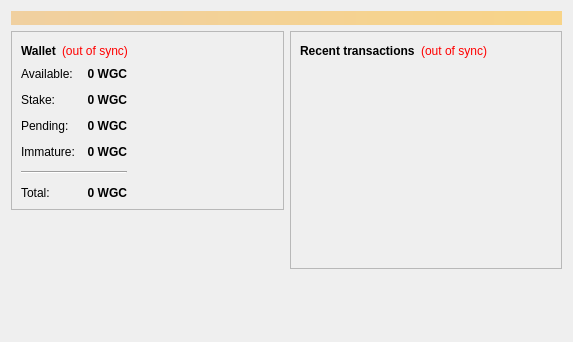
<?xml version="1.0" encoding="UTF-8"?>
<ui version="4.0">
 <class>OverviewPage</class>
 <widget class="QWidget" name="OverviewPage">
  <property name="geometry">
   <rect>
    <x>0</x>
    <y>0</y>
    <width>573</width>
    <height>342</height>
   </rect>
  </property>
  <property name="windowTitle">
   <string>Form</string>
  </property>
  <layout class="QVBoxLayout" name="topLayout">
   <item>
    <widget class="QLabel" name="labelAlerts">
     <property name="visible">
      <bool>false</bool>
     </property>
     <property name="styleSheet">
      <string notr="true">background-color: qlineargradient(x1: 0, y1: 0, x2: 1, y2: 0, stop:0 #F0D0A0, stop:1 #F8D488); color:#000000;</string>
     </property>
     <property name="wordWrap">
      <bool>true</bool>
     </property>
     <property name="margin">
      <number>3</number>
     </property>
    </widget>
   </item>
   <item>
    <layout class="QHBoxLayout" name="horizontalLayout" stretch="1,1">
     <item>
      <layout class="QVBoxLayout" name="verticalLayout_2">
       <item>
        <widget class="QFrame" name="frame">
         <property name="frameShape">
          <enum>QFrame::StyledPanel</enum>
         </property>
         <property name="frameShadow">
          <enum>QFrame::Raised</enum>
         </property>
         <layout class="QVBoxLayout" name="verticalLayout_4">
          <item>
           <layout class="QHBoxLayout" name="horizontalLayout_4">
            <item>
             <widget class="QLabel" name="label_5">
              <property name="font">
               <font>
                <weight>75</weight>
                <bold>true</bold>
               </font>
              </property>
              <property name="text">
               <string>Wallet</string>
              </property>
             </widget>
            </item>
            <item>
             <widget class="QLabel" name="labelWalletStatus">
              <property name="toolTip">
               <string>The displayed information may be out of date. Your wallet automatically synchronizes with the WorldGreenCoin network after a connection is established, but this process has not completed yet.</string>
              </property>
              <property name="styleSheet">
               <string notr="true">QLabel { color: red; }</string>
              </property>
              <property name="text">
               <string notr="true">(out of sync)</string>
              </property>
              <property name="alignment">
               <set>Qt::AlignLeading|Qt::AlignLeft|Qt::AlignVCenter</set>
              </property>
             </widget>
            </item>
            <item>
             <spacer name="horizontalSpacer_2">
              <property name="orientation">
               <enum>Qt::Horizontal</enum>
              </property>
              <property name="sizeHint" stdset="0">
               <size>
                <width>40</width>
                <height>20</height>
               </size>
              </property>
             </spacer>
            </item>
           </layout>
          </item>
          <item>
          <layout class="QHBoxLayout" name="horizontalLayout_3">
           <item>
           <layout class="QFormLayout" name="formLayout_2">
            <property name="fieldGrowthPolicy">
             <enum>QFormLayout::AllNonFixedFieldsGrow</enum>
            </property>
            <property name="horizontalSpacing">
             <number>12</number>
            </property>
            <property name="verticalSpacing">
             <number>12</number>
            </property>
            <item row="0" column="0">
             <widget class="QLabel" name="label">
              <property name="text">
               <string>Available:</string>
              </property>
             </widget>
            </item>
            <item row="0" column="1">
             <widget class="QLabel" name="labelBalance">
              <property name="font">
               <font>
                <weight>75</weight>
                <bold>true</bold>
               </font>
              </property>
              <property name="cursor">
               <cursorShape>IBeamCursor</cursorShape>
              </property>
              <property name="toolTip">
               <string>Your current spendable balance</string>
              </property>
              <property name="text">
               <string notr="true">0 WGC</string>
              </property>
              <property name="alignment">
               <set>Qt::AlignRight|Qt::AlignTrailing|Qt::AlignVCenter</set>
              </property>
              <property name="textInteractionFlags">
               <set>Qt::LinksAccessibleByMouse|Qt::TextSelectableByKeyboard|Qt::TextSelectableByMouse</set>
              </property>
             </widget>
            </item>
            <item row="1" column="0">
             <widget class="QLabel" name="labelStakeText">
              <property name="text">
               <string>Stake:</string>
              </property>
             </widget>
            </item>
            <item row="1" column="1">
             <widget class="QLabel" name="labelStake">
              <property name="font">
               <font>
                <weight>75</weight>
                <bold>true</bold>
               </font>
              </property>
              <property name="cursor">
               <cursorShape>IBeamCursor</cursorShape>
              </property>
              <property name="toolTip">
               <string>Total of coins that were staked and do not yet count toward the current balance</string>
              </property>
              <property name="text">
               <string notr="true">0 WGC</string>
              </property>
              <property name="alignment">
               <set>Qt::AlignRight|Qt::AlignTrailing|Qt::AlignVCenter</set>
              </property>
              <property name="textInteractionFlags">
               <set>Qt::LinksAccessibleByMouse|Qt::TextSelectableByKeyboard|Qt::TextSelectableByMouse</set>
              </property>
             </widget>
            </item>
            <item row="2" column="0">
             <widget class="QLabel" name="label_3">
              <property name="text">
               <string>Pending:</string>
              </property>
             </widget>
            </item>
            <item row="2" column="1">
             <widget class="QLabel" name="labelUnconfirmed">
              <property name="font">
               <font>
                <weight>75</weight>
                <bold>true</bold>
               </font>
              </property>
              <property name="cursor">
               <cursorShape>IBeamCursor</cursorShape>
              </property>
              <property name="toolTip">
               <string>Total of transactions that have yet to be confirmed, and do not yet count toward the spendable balance</string>
              </property>
              <property name="text">
               <string notr="true">0 WGC</string>
              </property>
              <property name="alignment">
               <set>Qt::AlignRight|Qt::AlignTrailing|Qt::AlignVCenter</set>
              </property>
              <property name="textInteractionFlags">
               <set>Qt::LinksAccessibleByMouse|Qt::TextSelectableByKeyboard|Qt::TextSelectableByMouse</set>
              </property>
             </widget>
            </item>
            <item row="3" column="0">
             <widget class="QLabel" name="labelImmatureText">
              <property name="text">
               <string>Immature:</string>
              </property>
             </widget>
            </item>
            <item row="3" column="1">
             <widget class="QLabel" name="labelImmature">
              <property name="font">
               <font>
                <weight>75</weight>
                <bold>true</bold>
               </font>
              </property>
              <property name="toolTip">
               <string>Mined balance that has not yet matured</string>
              </property>
              <property name="text">
               <string notr="true">0 WGC</string>
              </property>
              <property name="alignment">
               <set>Qt::AlignRight|Qt::AlignTrailing|Qt::AlignVCenter</set>
              </property>
              <property name="textInteractionFlags">
               <set>Qt::LinksAccessibleByMouse|Qt::TextSelectableByKeyboard|Qt::TextSelectableByMouse</set>
              </property>
             </widget>
            </item>
            <item row="5" column="0">
             <widget class="QLabel" name="labelTotalText">
              <property name="text">
               <string>Total:</string>
              </property>
             </widget>
            </item>
            <item row="5" column="1">
             <widget class="QLabel" name="labelTotal">
              <property name="font">
               <font>
                <weight>75</weight>
                <bold>true</bold>
               </font>
              </property>
              <property name="cursor">
               <cursorShape>IBeamCursor</cursorShape>
              </property>
              <property name="toolTip">
               <string>Your current total balance</string>
              </property>
              <property name="text">
               <string notr="true">0 WGC</string>
              </property>
              <property name="alignment">
               <set>Qt::AlignRight|Qt::AlignTrailing|Qt::AlignVCenter</set>
              </property>
              <property name="textInteractionFlags">
               <set>Qt::LinksAccessibleByMouse|Qt::TextSelectableByKeyboard|Qt::TextSelectableByMouse</set>
              </property>
             </widget>
            </item>
            <item row="4" column="0" colspan="2">
             <widget class="Line" name="line">
              <property name="orientation">
               <enum>Qt::Horizontal</enum>
              </property>
             </widget>
            </item>
           </layout>
          </item>
            <item>
             <spacer name="horizontalSpacer_3">
              <property name="orientation">
               <enum>Qt::Horizontal</enum>
              </property>
              <property name="sizeHint" stdset="0">
               <size>
                <width>40</width>
                <height>20</height>
               </size>
              </property>
             </spacer>
            </item>
           </layout>
          </item>
         </layout>
        </widget>
       </item>
       <item>
        <spacer name="verticalSpacer">
         <property name="orientation">
          <enum>Qt::Vertical</enum>
         </property>
         <property name="sizeHint" stdset="0">
          <size>
           <width>20</width>
           <height>40</height>
          </size>
         </property>
        </spacer>
       </item>
      </layout>
     </item>
     <item>
      <layout class="QVBoxLayout" name="verticalLayout_3">
       <item>
        <widget class="QFrame" name="frame_2">
         <property name="frameShape">
          <enum>QFrame::StyledPanel</enum>
         </property>
         <property name="frameShadow">
          <enum>QFrame::Raised</enum>
         </property>
         <layout class="QVBoxLayout" name="verticalLayout">
          <item>
           <layout class="QHBoxLayout" name="horizontalLayout_2">
            <item>
             <widget class="QLabel" name="label_4">
              <property name="text">
               <string>&lt;b&gt;Recent transactions&lt;/b&gt;</string>
              </property>
             </widget>
            </item>
            <item>
             <widget class="QLabel" name="labelTransactionsStatus">
              <property name="toolTip">
               <string>The displayed information may be out of date. Your wallet automatically synchronizes with the WorldGreenCoin network after a connection is established, but this process has not completed yet.</string>
              </property>
              <property name="styleSheet">
               <string notr="true">QLabel { color: red; }</string>
              </property>
              <property name="text">
               <string notr="true">(out of sync)</string>
              </property>
              <property name="alignment">
               <set>Qt::AlignRight|Qt::AlignTrailing|Qt::AlignVCenter</set>
              </property>
             </widget>
            </item>
            <item>
             <spacer name="horizontalSpacer">
              <property name="orientation">
               <enum>Qt::Horizontal</enum>
              </property>
              <property name="sizeHint" stdset="0">
               <size>
                <width>40</width>
                <height>20</height>
               </size>
              </property>
             </spacer>
            </item>
           </layout>
          </item>
          <item>
           <widget class="QListView" name="listTransactions">
            <property name="styleSheet">
             <string notr="true">QListView { background: transparent; }</string>
            </property>
            <property name="frameShape">
             <enum>QFrame::NoFrame</enum>
            </property>
            <property name="verticalScrollBarPolicy">
             <enum>Qt::ScrollBarAlwaysOff</enum>
            </property>
            <property name="horizontalScrollBarPolicy">
             <enum>Qt::ScrollBarAlwaysOff</enum>
            </property>
            <property name="selectionMode">
             <enum>QAbstractItemView::NoSelection</enum>
            </property>
           </widget>
          </item>
         </layout>
        </widget>
       </item>
       <item>
        <spacer name="verticalSpacer_2">
         <property name="orientation">
          <enum>Qt::Vertical</enum>
         </property>
         <property name="sizeHint" stdset="0">
          <size>
           <width>20</width>
           <height>40</height>
          </size>
         </property>
        </spacer>
       </item>
      </layout>
     </item>
    </layout>
   </item>
  </layout>
 </widget>
 <resources/>
 <connections/>
</ui>
